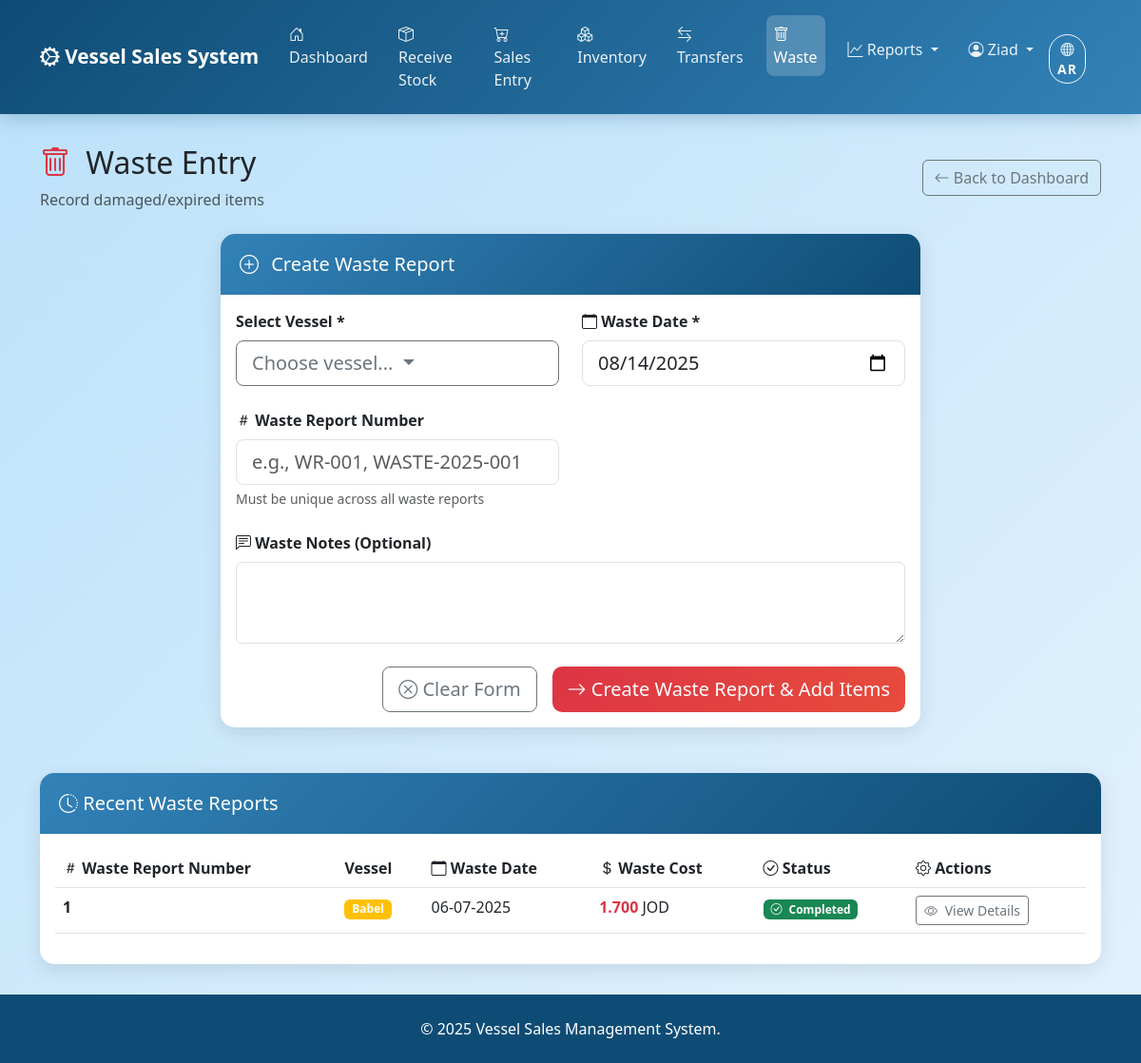
The app's page /waste/ (signed in), older data.
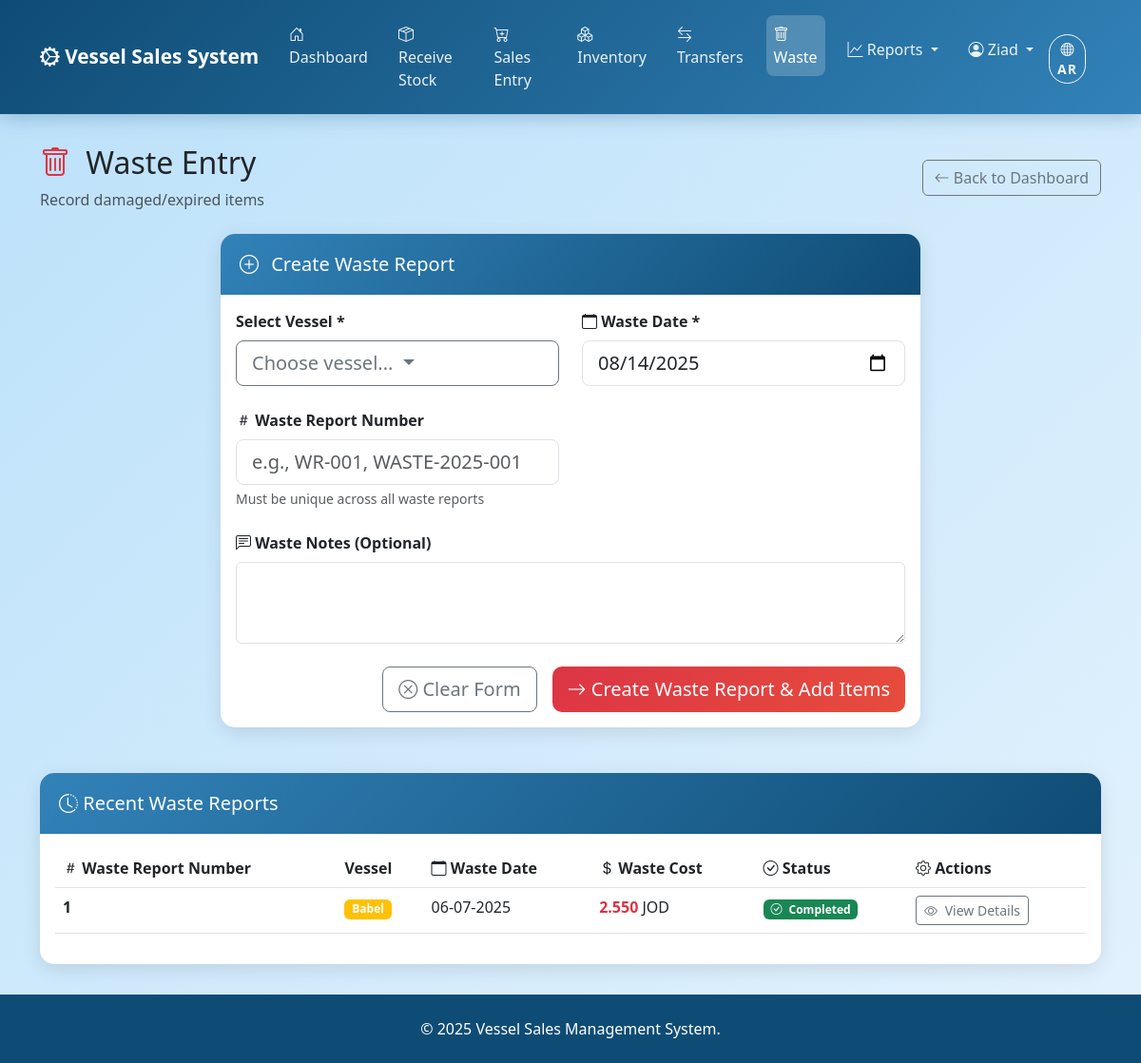
The same page, newer data.
### transactions/models.py (models this page shows, shortened)
class WasteReport(models.Model):
    report_number = models.CharField(
        max_length=50,
        unique=True,
        help_text="Unique waste report identifier (e.g., WR-AM-001-2024)"
    )
    vessel = models.ForeignKey(Vessel, on_delete=models.PROTECT, related_name='waste_reports')
    report_date = models.DateField()
    is_completed = models.BooleanField(default=False)
    notes = models.TextField(blank=True)
    created_at = models.DateTimeField(auto_now_add=True)
    updated_at = models.DateTimeField(auto_now=True)
    created_by = models.ForeignKey(User, on_delete=models.SET_NULL, null=True, blank=True)
    class Meta:
        ordering = ['-report_date', '-created_at']
        verbose_name = 'Waste Report'
        verbose_name_plural = 'Waste Reports'
        indexes = [
            models.Index(fields=['vessel'], name='wastereport_vessel_idx'),
            models.Index(fields=['report_date'], name='wastereport_date_idx'),
            models.Index(fields=['is_completed'], name='wastereport_completed_idx'),
            models.Index(fields=['vessel', 'is_completed'], name='wastereport_vessel_status_idx'),
        ]
    @property
    def total_cost(self):
        if hasattr(self, '_prefetched_objects_cache') and 'waste_transactions' in self._prefetched_objects_cache:
            return sum(
                tx.unit_price * tx.quantity
                for tx in self._prefetched_objects_cache['waste_transactions']
            )
        else:
            return self.waste_transactions.aggregate(
                total=Sum(F('unit_price') * F('quantity'))
            )['total'] or 0

class Transaction(models.Model):
    TRANSACTION_TYPES = [
        ('SUPPLY', 'Supply (Stock Received)'),
        ('SALE', 'Sale (Sold to Customers)'),
        ('TRANSFER_OUT', 'Transfer Out (Sent to Another Vessel)'),
        ('TRANSFER_IN', 'Transfer In (Received from Another Vessel)'),
        ('WASTE', 'Waste (Items Removed from Inventory)'),
    ]
    DAMAGE_REASONS = [
        ('DAMAGED', 'Physical Damage'),
        ('EXPIRED', 'Expired Product'),
        ('CONTAMINATED', 'Contaminated'),
        ('RECALL', 'Product Recall'),
        ('OTHER', 'Other (Specify in Notes)'),
    ]
    vessel = models.ForeignKey(Vessel, on_delete=models.PROTECT, related_name='transactions')
    product = models.ForeignKey(Product, on_delete=models.PROTECT, related_name='transactions')
    transaction_type = models.CharField(max_length=15, choices=TRANSACTION_TYPES)
    transaction_date = models.DateField()
    quantity = models.DecimalField(
        max_digits=10,
        decimal_places=3,
        validators=[MinValueValidator(Decimal('0.001'))],
        help_text="Quantity involved in this transaction"
    )
    boxes = models.IntegerField(
        null=True,
        blank=True,
        validators=[MinValueValidator(1)],
        help_text="Number of boxes (for supply transactions)"
    )
    items_per_box = models.IntegerField(
        null=True,
        blank=True,
        validators=[MinValueValidator(1)],
        help_text="Items per box (for supply transactions)"
    )
    unit_price = models.DecimalField(
        max_digits=20,
        decimal_places=6,
        validators=[MinValueValidator(Decimal('0.001'))],
        blank=True,
        help_text="Price per unit for this transaction (JOD)"
    )
    notes = models.TextField(
        blank=True,
        help_text="Additional notes or FIFO consumption details"
    )
    transfer_to_vessel = models.ForeignKey(
        Vessel,
        on_delete=models.PROTECT,
        null=True,
        blank=True,
        related_name='incoming_transfers',
        help_text="For TRANSFER_OUT: destination vessel"
    )
    transfer_from_vessel = models.ForeignKey(
        Vessel,
        on_delete=models.PROTECT,
        null=True,
        blank=True,
        related_name='outgoing_transfers',
        help_text="For TRANSFER_IN: source vessel"
    )
    related_transfer = models.ForeignKey(
        'self',
        on_delete=models.SET_NULL,
        null=True,
        blank=True,
        help_text="Links TRANSFER_OUT with corresponding TRANSFER_IN"
    )
    damage_reason = models.CharField(
        max_length=20,
        choices=DAMAGE_REASONS,
        blank=True,
        help_text="Reason for waste (only for WASTE transactions)"
    )
    waste_report = models.ForeignKey(
        'WasteReport',
        on_delete=models.CASCADE,
        null=True,
        blank=True,
        related_name='waste_transactions',
        help_text="Waste report this transaction belongs to (for WASTE transactions only)"
    )
    trip = models.ForeignKey(Trip, on_delete=models.CASCADE, related_name='sales_transactions', null=True, blank=True)
    purchase_order = models.ForeignKey(PurchaseOrder, on_delete=models.CASCADE, related_name='supply_transactions', null=True, blank=True)
    transfer = models.ForeignKey(Transfer, on_delete=models.CASCADE, related_name='transactions', null=True, blank=True)
    created_at = models.DateTimeField(auto_now_add=True)
    updated_at = models.DateTimeField(auto_now=True)
    created_by = models.ForeignKey(User, on_delete=models.SET_NULL, null=True, blank=True)
    class Meta:
        ordering = ['-transaction_date', '-created_at']
        verbose_name = 'Transaction'
        verbose_name_plural = 'Transactions'
        indexes = [
            models.Index(fields=['vessel', 'transaction_type', 'transaction_date'], name='transaction_vessel__d9b8e9_idx'),
            models.Index(fields=['transaction_date', 'vessel'], name='transaction_transac_5c2c61_idx'),
            models.Index(fields=['product'], name='transaction_product_idx'),
            models.Index(fields=['trip'], name='transaction_trip_idx'),
            models.Index(fields=['purchase_order'], name='transaction_po_idx'),
            models.Index(fields=['created_by'], name='transaction_created_by_idx'),
            models.Index(fields=['vessel', 'product', 'transaction_date'], name='transaction_vessel_product_date_idx'),
            models.Index(fields=['product', 'transaction_type'], name='transaction_product_type_idx'),
            models.Index(fields=['transfer_to_vessel'], name='transaction_transfer_to_idx'),
            models.Index(fields=['transfer_from_vessel'], name='transaction_transfer_from_idx'),
        ]
        constraints = [
            models.CheckConstraint(
                check=models.Q(quantity__gt=0),
                name='transaction_positive_quantity'
            ),
            models.CheckConstraint(
                check=models.Q(unit_price__isnull=True) | models.Q(unit_price__gt=0),
                name='transaction_positive_unit_price'
            ),
            models.CheckConstraint(
                check=models.Q(boxes__isnull=True) | models.Q(boxes__gt=0),
                name='transaction_positive_boxes'
            ),
            models.CheckConstraint(
                check=models.Q(items_per_box__isnull=True) | models.Q(items_per_box__gt=0),
                name='transaction_positive_items_per_box'
            ),
            models.CheckConstraint(
                check=models.Q(transfer_to_vessel__isnull=True) | ~models.Q(transfer_to_vessel=models.F('vessel')),
                name='transaction_different_transfer_to_vessel'
            ),
            models.CheckConstraint(
                check=models.Q(transfer_from_vessel__isnull=True) | ~models.Q(transfer_from_vessel=models.F('vessel')),
                name='transaction_different_transfer_from_vessel'
            ),
            models.CheckConstraint(
                check=models.Q(transfer_to_vessel__isnull=True) | models.Q(transaction_type='TRANSFER_OUT'),
                name='transaction_transfer_to_only_for_out'
            ),
            models.CheckConstraint(
                check=models.Q(transfer_from_vessel__isnull=True) | models.Q(transaction_type='TRANSFER_IN'),
                name='transaction_transfer_from_only_for_in'
            ),
            models.CheckConstraint(
                check=models.Q(damage_reason='') | models.Q(transaction_type='WASTE'),
                name='transaction_damage_reason_only_for_waste'
            ),
            models.CheckConstraint(
                check=models.Q(trip__isnull=True) | models.Q(transaction_type='SALE'),
                name='transaction_trip_only_for_sale'
            ),
            models.CheckConstraint(
                check=models.Q(purchase_order__isnull=True) | models.Q(transaction_type='SUPPLY'),
                name='transaction_po_only_for_supply'
            ),
            models.CheckConstraint(
                check=models.Q(waste_report__isnull=True) | models.Q(transaction_type='WASTE'),
                name='transaction_waste_report_only_for_waste'
            ),
        ]

### frontend/waste_views.py (the view, shortened to what this page needs)
# urls.py: path('waste/', waste_views.waste_entry, name='waste_entry'),  # Step 1: Create waste report
@login_required
def waste_entry(request):
    if not (request.user.groups.filter(name__in=['Inventory Staff', 'Managers', 'Administrators']).exists() or request.user.is_superuser):
        BilingualMessages.error(request, 'Access denied. Insufficient permissions.')
        return redirect('frontend:dashboard')
    if request.method == 'GET':
        vessels = VesselCacheHelper.get_active_vessels()
        recent_reports = WasteReport.objects.select_related(
            'vessel', 'created_by'
        ).prefetch_related(
            'waste_transactions'
        ).order_by('-created_at')[:10]
        context = {
            'vessels': vessels,
            'recent_reports': recent_reports,
            'today': date.today(),
        }
        return render(request, 'frontend/waste_entry.html', context)

### frontend/context_processors.py (called while the page is built)
def language_context(request):
    current_language = request.session.get('preferred_language', 'en')
    is_rtl = current_language == 'ar'
    return {
        'CURRENT_LANGUAGE': current_language,
        'IS_RTL': is_rtl,
        'LANGUAGE_DIRECTION': 'rtl' if is_rtl else 'ltr',
        'AVAILABLE_LANGUAGES': [
            {'code': 'en', 'name': 'English', 'native': 'English'},
            {'code': 'ar', 'name': 'Arabic', 'native': 'العربية'},
        ]
    }

### frontend/permissions.py (called while the page is built, shortened)
def get_user_role(user):
    if not user.is_authenticated:
        return None
    if user.is_superuser:
        return UserRoles.SUPERUSER

def has_role(user, required_roles):
    if not user.is_authenticated:
        return False
    if user.is_superuser:
        return True
    if isinstance(required_roles, str):
        required_roles = [required_roles]
    user_groups = set(user.groups.values_list('name', flat=True))
    required_groups = set(required_roles)
    return bool(user_groups.intersection(required_groups))

def is_superuser_only(user):
    return user.is_authenticated and user.is_superuser

def can_access_inventory(user):
    return user.is_authenticated  # All authenticated users can view inventory

### templates/frontend/waste_entry.html (shortened to what the changed rows need)
{% extends 'frontend/base.html' %}
{% load static %}
{% block content %}
    <div class="row mb-4">
        <div class="col-12">
            <div class="d-flex justify-content-between align-items-center">
                <div>
                    <h2>
                        <i class="bi bi-trash me-2" style="color: var(--danger-red);"></i>
                        <span data-translate="waste_entry">Waste Entry</span>
                    </h2>
                </div>
            </div>
        </div>
    </div>
    <div class="row mt-5">
        <div class="col-12">
            <div class="card">
                <div class="card-body">
                    <div class="table-responsive">
                        <table class="table table-hover">
                            <thead>
                                <tr>
                                    <th><i class="bi bi-hash"></i> <span data-translate="waste_report_number">Report #</span></th>
                                    <th> <span data-translate="vessel">Vessel</span></th>
                                    <th><i class="bi bi-calendar"></i> <span data-translate="report_date">Date</span></th>
                                    <th><i class="bi bi-currency-dollar"></i> <span data-translate="waste_cost">Cost</span></th>
                                    <th><i class="bi bi-check-circle"></i> <span data-translate="status">Status</span></th>
                                    <th><i class="bi bi-gear"></i> <span data-translate="actions">Actions</span></th>
                                </tr>
                            </thead>
                            <tbody>
                                 {% for waste_report in recent_reports %}
                                <tr>
                                    <td>
                                        <strong class="waste-number" data-original="{{ waste_report.report_number }}">{{ waste_report.report_number }}</strong>
                                    </td>
                                    <td>
                                        <span class="badge {% if waste_report.vessel.name|lower == 'amman' %}bg-primary{% elif waste_report.vessel.name|lower == 'aylah' %}bg-danger{% elif waste_report.vessel.name|lower == 'sinaa' %}bg-success{% elif waste_report.vessel.name|lower == 'nefertiti' %}bg-secondary{% elif waste_report.vessel.name|lower == 'babel' %}bg-warning{% elif waste_report.vessel.name|lower == 'dahab' %}bg-info{% else %}bg-primary{% endif %}">
                                            <span class="vessel-name" data-en="{{ waste_report.vessel.name }}" data-ar="{{ waste_report.vessel.name_ar }}">{{ waste_report.vessel.name }}</span>
                                        </span>
                                    </td>
                                    <td>
                                        <span data-number data-original="{{ waste_report.report_date|date:'d-m-Y' }}">{{ waste_report.report_date|date:'d-m-Y' }}</span>
                                    </td>
                                    <td>
                                        <strong class="text-danger" data-number data-original="{{ waste_report.total_cost|floatformat:3|default:'0.000' }}">{{ waste_report.total_cost|floatformat:3|default:"0.000" }}</strong> <span data-currency-symbol>JOD</span>
                                    </td>
                                    <td>
                                        {% if waste_report.is_completed %}
                                        <span class="badge bg-success">
                                            <i class="bi bi-check-circle me-1"></i>
                                            <span data-translate="completed">Completed</span>
                                        </span>
                                        {% else %}
                                        <span class="badge bg-warning">
                                            <i class="bi bi-clock me-1"></i>
                                            <span data-translate="in_progress">In Progress</span>
                                        </span>
                                        {% endif %}
                                    </td>
                                    <td>
                                        {% if not waste_report.is_completed %}
                                        <a href="{% url 'frontend:waste_items' waste_id=waste_report.id %}"
                                           class="btn btn-sm btn-primary">
                                            <i class="bi bi-pencil me-1"></i>
                                            <span data-translate="continue">Continue</span>
                                        </a>
                                        {% else %}
                                        <a href="{% url 'frontend:waste_items' waste_id=waste_report.id %}"
                                           class="btn btn-sm btn-outline-secondary">
                                            <i class="bi bi-eye me-1"></i>
                                            <span data-translate="view_details">View</span>
                                        </a>
                                        {% endif %}
                                    </td>
                                </tr>
                                {% endfor %}
                            </tbody>
                        </table>
                    </div>
                </div>
            </div>
        </div>
    </div>
{% endblock %}

Row changes from the older to the newer data that the page shows:
changed WasteReport: total_cost "1.700" → "2.550"
